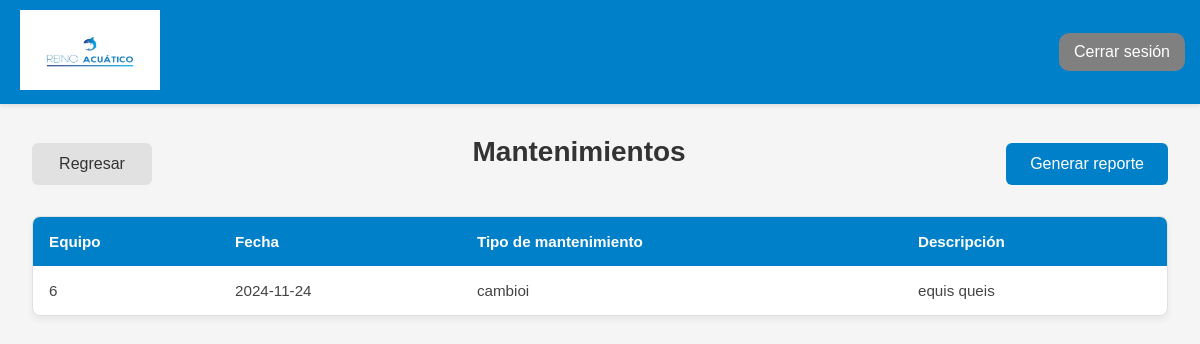
/views/tabla_mantenimiento.php (signed in), run on an earlier commit of the app's database.
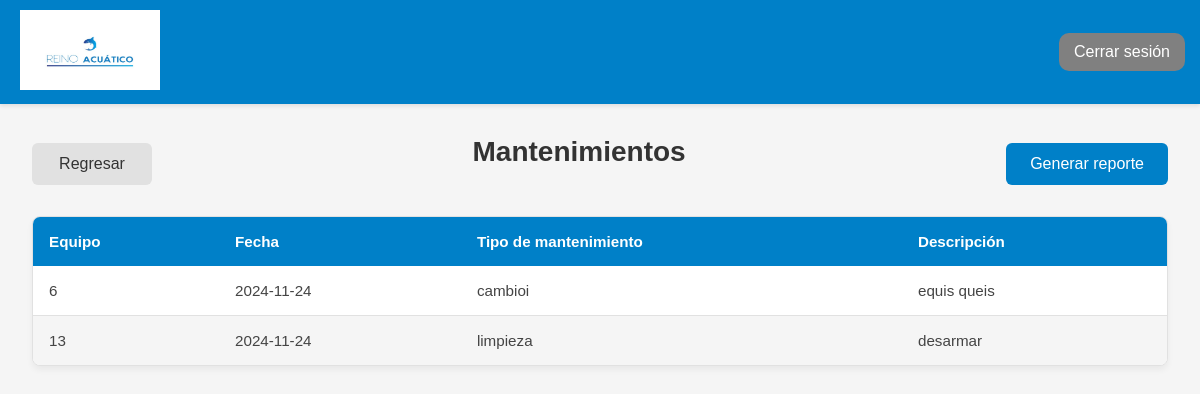
And on a later commit of the database.
### tables this page shows
CREATE TABLE `mantenimiento_equipo` (
  `pk_mantenimiento_equipo` smallint(6) NOT NULL,
  `tipo_mante` varchar(150) NOT NULL,
  `descripcion` varchar(250) NOT NULL,
  `fk_equipo` smallint(6) NOT NULL,
  `fecha` date NOT NULL
);

### Class/clase_conexion.php (called while the page is built, shortened)
<?php
class Conexion {
    public static function conectar() {
        $servidor = "localhost";
        $usuario = "root";
        $contraseña = "";
        $nom_base_datos = "ges_acuario3";
        $conectar = new mysqli($servidor, $usuario, $contraseña, $nom_base_datos);
        return $conectar;
    }
}
?>

### functions/mostrar_mantenimiento.php (called while the page is built)
<?php
include_once '../Class/clase_conexion.php';
class Mantenimiento {
    private $conn;
    public function __construct() {
        $this->conn = Conexion::conectar();
    }
    public function mostrar_mante() {
        $sql = "SELECT * FROM mantenimiento_equipo";
        $resultado = $this->conn->query($sql);
        if ($resultado && $resultado->num_rows > 0) {
            return $resultado->fetch_all(MYSQLI_ASSOC);
        } else {
            return [];
        }
    }
}
?>

### views/tabla_mantenimiento.php (the view, shortened to what this page needs)
<?php
require_once '../functions/mostrar_mantenimiento.php';
$mantenimiento = new Mantenimiento();
$datosMantenimiento = $mantenimiento->mostrar_mante();
?>
<!DOCTYPE html>
<html lang="es">
<head>
    <link rel="stylesheet" href="../Styles/tabla.css">
</head>
<body>
    <?php include("layout/header.php") ?>
    <div class="contenido">
        <div class="tabla">
            <div class="controles">
                <a onclick="window.location.href='panel.php'" class="btn" type="button">Regresar</a>
                <h2>Mantenimientos</h2>
                <a href="../fpdf/reporte_mantenimiento.php" target="_blank" class="generar-reporte">Generar reporte</a>
            </div>
            <table>
                <thead>
                    <tr>
                        <th>Equipo</th>
                        <th>Fecha</th>
                        <th>Tipo de mantenimiento</th>
                        <th>Descripción</th>
                    </tr>
                </thead>
                <tbody>
                    <?php if (!empty($datosMantenimiento) && is_array($datosMantenimiento)): ?>
                        <?php foreach ($datosMantenimiento as $mantenimiento): ?>
                            <tr>
                                <td><?php echo htmlspecialchars($mantenimiento['fk_equipo']); ?></td>
                                <td><?php echo htmlspecialchars($mantenimiento['fecha']); ?></td>
                                <td><?php echo htmlspecialchars($mantenimiento['tipo_mante']); ?></td>
                                <td><?php echo htmlspecialchars($mantenimiento['descripcion']); ?></td>
                            </tr>
                        <?php endforeach; ?>
                    <?php else: ?>
                        <tr>
                            <td colspan="4">No hay registros de mantenimiento.</td>
                        </tr>
                    <?php endif; ?>
                </tbody>
            </table>
        </div>
    </div>
</body>
</html>

What changed in the data, as far as the page shows it:
added mantenimiento_equipo: fk_equipo "13", fecha "2024-11-24", tipo_mante "limpieza", descripcion "desarmar"
